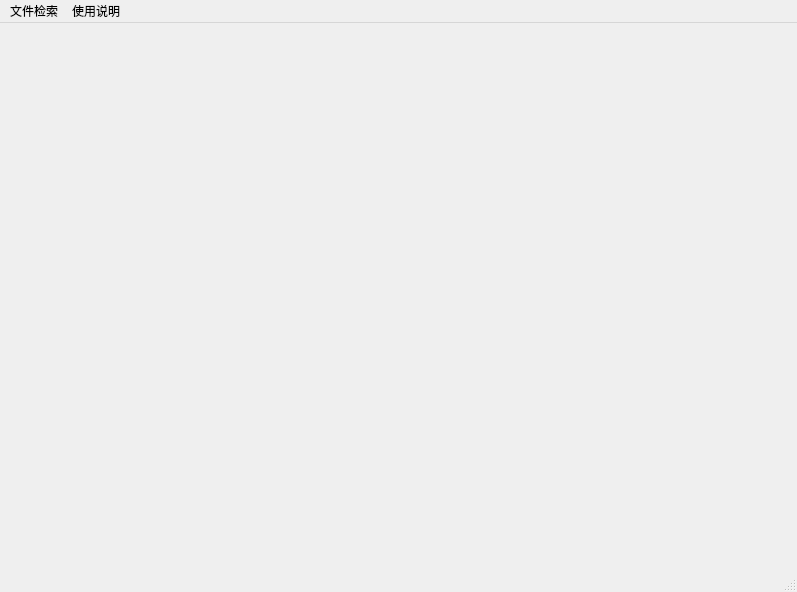
<?xml version="1.0" encoding="UTF-8"?>
<ui version="4.0">
 <class>MainWindow</class>
 <widget class="QMainWindow" name="MainWindow">
  <property name="geometry">
   <rect>
    <x>0</x>
    <y>0</y>
    <width>797</width>
    <height>592</height>
   </rect>
  </property>
  <property name="minimumSize">
   <size>
    <width>0</width>
    <height>0</height>
   </size>
  </property>
  <property name="windowTitle">
   <string>文件处理工具</string>
  </property>
  <property name="windowIcon">
   <iconset>
    <normaloff>images/icon_math01.png</normaloff>images/icon_math01.png</iconset>
  </property>
  <property name="autoFillBackground">
   <bool>true</bool>
  </property>
  <widget class="QWidget" name="centralwidget"/>
  <widget class="QMenuBar" name="menubar">
   <property name="geometry">
    <rect>
     <x>0</x>
     <y>0</y>
     <width>797</width>
     <height>23</height>
    </rect>
   </property>
   <widget class="QMenu" name="menu">
    <property name="focusPolicy">
     <enum>Qt::ClickFocus</enum>
    </property>
    <property name="title">
     <string>文件检索</string>
    </property>
    <addaction name="action123"/>
    <addaction name="action"/>
    <addaction name="separator"/>
    <addaction name="action_3"/>
   </widget>
   <widget class="QMenu" name="menu_2">
    <property name="title">
     <string>使用说明</string>
    </property>
    <addaction name="action_4"/>
   </widget>
   <addaction name="menu"/>
   <addaction name="menu_2"/>
  </widget>
  <widget class="QStatusBar" name="statusbar"/>
  <action name="action123">
   <property name="icon">
    <iconset>
     <activeon>images/mango03.png</activeon>
    </iconset>
   </property>
   <property name="text">
    <string>关键字查询</string>
   </property>
   <property name="shortcut">
    <string>Ctrl+K</string>
   </property>
  </action>
  <action name="action">
   <property name="icon">
    <iconset>
     <activeon>images/YC_icon.png</activeon>
    </iconset>
   </property>
   <property name="text">
    <string>文件后缀查询</string>
   </property>
   <property name="shortcut">
    <string>Ctrl+B</string>
   </property>
  </action>
  <action name="action_3">
   <property name="icon">
    <iconset>
     <normaloff>images/mango03.png</normaloff>images/mango03.png</iconset>
   </property>
   <property name="text">
    <string>综合查询</string>
   </property>
  </action>
  <action name="action_4">
   <property name="icon">
    <iconset>
     <normaloff>images/icon_math01.png</normaloff>images/icon_math01.png</iconset>
   </property>
   <property name="text">
    <string>详细操作说明</string>
   </property>
  </action>
 </widget>
 <resources/>
 <connections/>
</ui>
